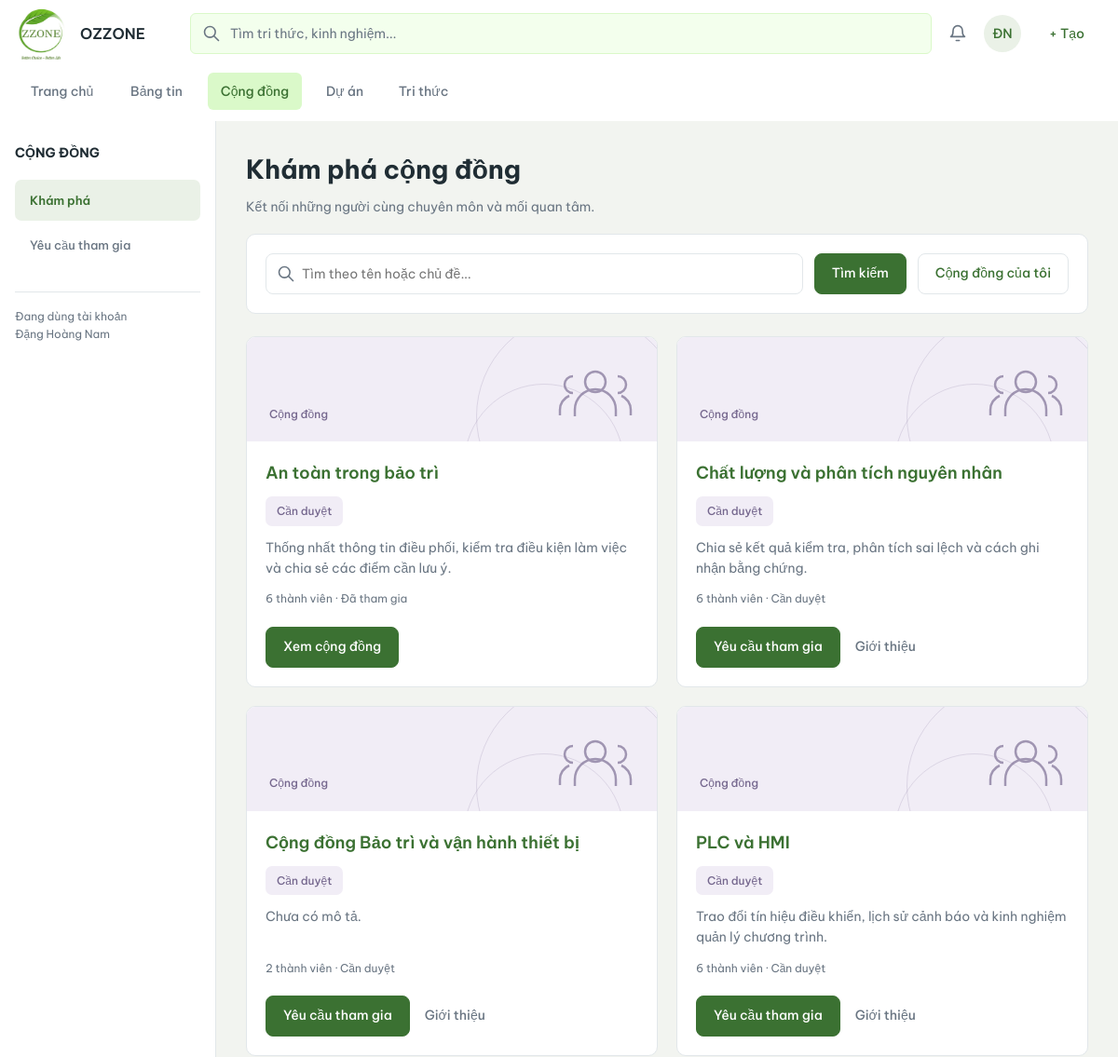
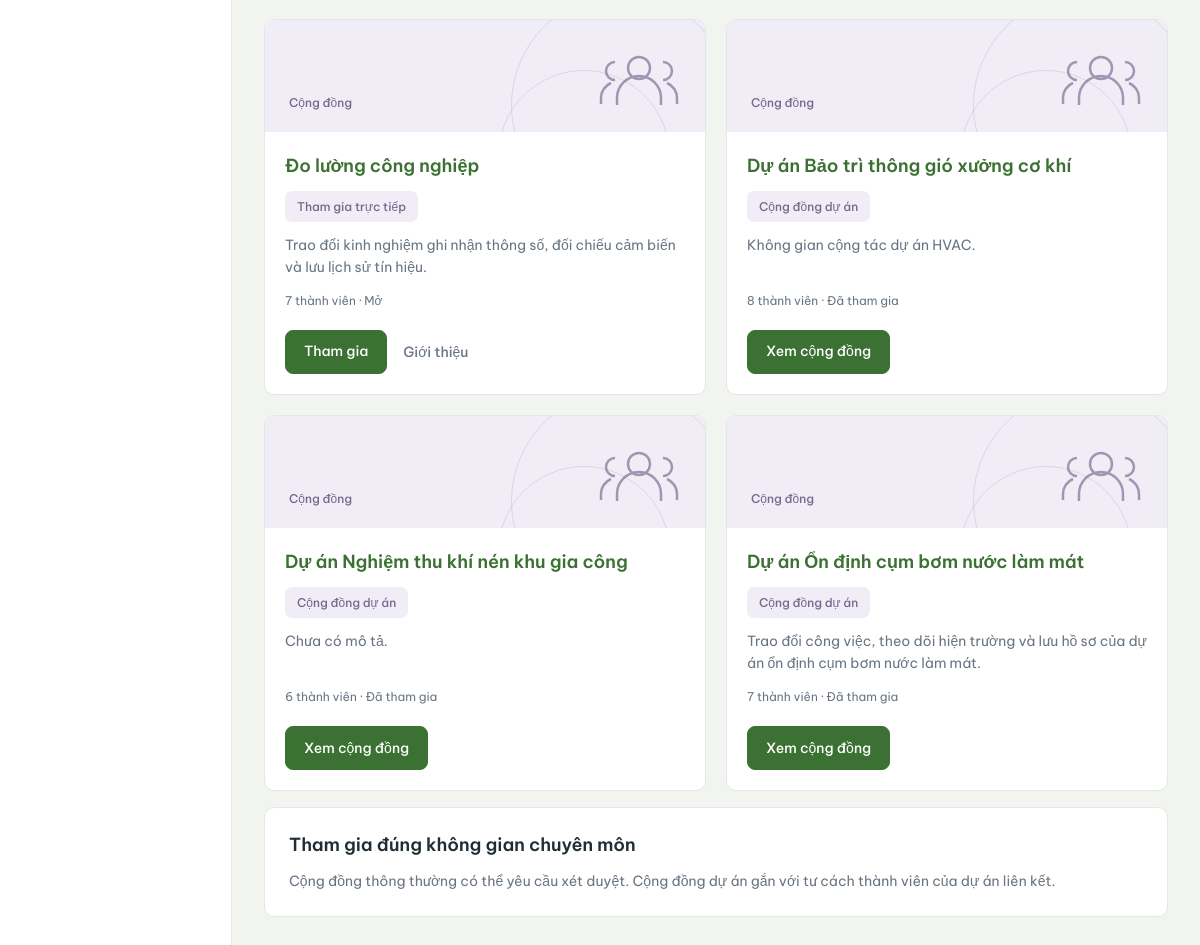
Page /cong-dong/ (signed in) on the committed database (2 pictures, top to bottom).
### projectp/models.py (models this page shows, shortened)
class SoftDeleted(TimeStamped):
    da_xoa_mem = models.BooleanField(default=False, db_column="da_xoa")
    ngay_xoa = models.DateTimeField(null=True, blank=True)
    nguoi_xoa = models.ForeignKey(
        USER,
        null=True,
        blank=True,
        on_delete=models.PROTECT,
        related_name='+',
        db_column='nguoi_xoa',
    )
    class Meta:
        abstract = True

class CongDong(SoftDeleted):
    class Type(models.TextChoices):
        GENERAL = "chung", "Thông thường"
        PROJECT = "du_an", "Cộng đồng dự án"
    class JoinRule(models.TextChoices):
        OPEN = "truc_tiep", "Tham gia trực tiếp"
        APPROVAL = "cho_duyet", "Cần duyệt yêu cầu"
        PROJECT_MANAGED = "theo_du_an", "Quản lý qua thành viên dự án"
    ma_cong_dong = models.BigAutoField(primary_key=True)
    ten_cong_dong = models.CharField(max_length=200)
    chu_de = models.CharField("Chủ đề", max_length=150, blank=True)
    mo_ta = models.TextField(blank=True)
    loai_cong_dong = models.CharField(max_length=30, choices=Type.choices, default=Type.GENERAL)
    pham_vi_truy_cap = models.CharField(
        max_length=30,
        choices=[('noi_bo', 'Toàn công ty'), ('thanh_vien', 'Chỉ thành viên')],
        default='noi_bo',
    )
    quy_tac_tham_gia = models.CharField(max_length=30, choices=JoinRule.choices, default=JoinRule.APPROVAL)
    nguoi_tao = models.ForeignKey(USER, on_delete=models.PROTECT, related_name='+', db_column='nguoi_tao')
    class Meta:
        db_table = "CONG_DONG"
        constraints = [
            models.CheckConstraint(
                condition=(
                    Q(loai_cong_dong='du_an', quy_tac_tham_gia='theo_du_an')
                    | Q(loai_cong_dong='chung') & ~Q(quy_tac_tham_gia='theo_du_an')
                ),
                name='ck_com_join_rule',
            ),
        ]

### communities/views/uc_com_01_kham_pha.py (the view)
# urls.py: path("", views.community_list, name="list"),
@login_required
@can_doi_mat_khau
@handled
def community_list(request):
    q = request.GET.get("q", "").strip()[:150]
    chi_cua_toi = request.GET.get("mine") == "1"
    ds = cong_dong_xem_duoc(request.user, include_project_introductions=True).annotate(
        so_thanh_vien=Count("thanh_vien", filter=Q(thanh_vien__trang_thai=MemberStatus.ACTIVE, thanh_vien__ket_thuc_luc__isnull=True, thanh_vien__nguoi_dung__is_active=True))
    )
    for word in q.split():
        ds = ds.filter(
            Q(ten_cong_dong__icontains=word) | Q(chu_de__icontains=word) | Q(mo_ta__icontains=word)
        )
    trang_thai_cua_toi = dict(
        ThanhVienCongDong.objects.filter(nguoi_dung=request.user).values_list("cong_dong_id", "trang_thai")
    )
    active_ids = set(active_community_memberships(request.user).values_list("cong_dong_id", flat=True))
    dang_cho = set(
        YeuCauThamGia.objects.filter(nguoi_dung=request.user, trang_thai=YeuCauThamGia.Status.PENDING)
        .values_list("cong_dong_id", flat=True)
    )
    cards = []
    for c in ds.order_by("loai_cong_dong", "ten_cong_dong"):
        st = trang_thai_cua_toi.get(c.pk)
        if c.pk in active_ids:
            state = "member"
        elif c.pk in dang_cho:
            state = "pending"
        elif st == MemberStatus.SUSPENDED:
            state = "suspended"
        else:
            state = "none"
        if chi_cua_toi and state != "member":
            continue
        cards.append({"c": c, "state": state,
                      "introduction_only": c.loai_cong_dong == CongDong.Type.PROJECT and state != "member"})
    context = {"cards": cards, "q": q, "mine": chi_cua_toi}
    context.update(sidebar(request, "explore"))
    return render(request, "communities/list.html", context)

### communities/templates/communities/list.html (shortened to what this page needs)
{% extends "communities/_base.html" %}
{% block content %}
<div class="oz-page">
  <h1 class="oz-page-title">Khám phá cộng đồng</h1>
  <p class="oz-page-lead">Kết nối những người cùng chuyên môn và mối quan tâm.</p>
  <form method="get" class="oz-searchbar" role="search">
    <span class="oz-field-search">
      <input class="oz-input" type="search" name="q" value="{{ q }}" maxlength="150" placeholder="Tìm theo tên hoặc chủ đề..." aria-label="Tìm cộng đồng">
    </span>
    <button class="oz-btn oz-btn-primary" type="submit">Tìm kiếm</button>
    {% if mine %}
      <a class="oz-btn oz-btn-primary" href="{% url 'communities:list' %}{% if q %}?q={{ q|urlencode }}{% endif %}">Cộng đồng của tôi ✓</a>
    {% else %}
      <a class="oz-btn" href="?mine=1{% if q %}&q={{ q|urlencode }}{% endif %}">Cộng đồng của tôi</a>
    {% endif %}
  </form>
  {% if cards %}
  <div class="cm-grid">
    {% for item in cards %}{% with c=item.c %}
    <article class="cm-card oz-space-card">
      {% include "includes/space_cover.html" with cover_label="Cộng đồng" cover_kind="community" %}
      <div class="cm-card-body">
        <h2 class="cm-card-title"><a href="{% if item.introduction_only %}{% url 'communities:about' c.pk %}{% else %}{% url 'communities:detail' c.pk %}{% endif %}">{{ c.ten_cong_dong }}</a></h2>
        <p class="cm-kicker">{% if c.loai_cong_dong == 'du_an' %}Cộng đồng dự án{% elif c.quy_tac_tham_gia == 'truc_tiep' %}Tham gia trực tiếp{% else %}Cần duyệt{% endif %}</p>
        <p class="cm-desc">{{ c.mo_ta|default:"Chưa có mô tả."|truncatechars:120 }}</p>
        {% if item.introduction_only %}
        <p class="cm-meta">Giới thiệu toàn công ty</p>
        {% else %}
        <p class="cm-meta">{{ c.so_thanh_vien }} thành viên ·
          {% if item.state == 'member' %}Đã tham gia{% elif item.state == 'pending' %}Yêu cầu đang chờ{% elif item.state == 'suspended' %}Đang tạm dừng{% elif c.loai_cong_dong == 'du_an' %}Theo tư cách dự án{% elif c.quy_tac_tham_gia == 'truc_tiep' %}Mở{% else %}Cần duyệt{% endif %}
        </p>
        {% endif %}
        <div class="cm-card-actions">
          {% if item.introduction_only %}
            <a class="oz-btn oz-btn-primary" href="{% url 'communities:about' c.pk %}">Xem giới thiệu</a>
          {% elif item.state == 'none' and c.loai_cong_dong == 'chung' %}
            {% if c.quy_tac_tham_gia == 'truc_tiep' %}
              <form method="post" action="{% url 'communities:join' c.pk %}" class="oz-inline-form">{% csrf_token %}<button class="oz-btn oz-btn-primary" type="submit">Tham gia</button></form>
            {% else %}
              <a class="oz-btn oz-btn-primary" href="{% url 'communities:detail' c.pk %}#yeu-cau">Yêu cầu tham gia</a>
            {% endif %}
            <a class="oz-link oz-muted" href="{% url 'communities:about' c.pk %}">Giới thiệu</a>
          {% else %}
            <a class="oz-btn oz-btn-primary" href="{% url 'communities:detail' c.pk %}">Xem cộng đồng</a>
          {% endif %}
        </div>
      </div>
    </article>
    {% endwith %}{% endfor %}
  </div>
  {% else %}
    <div class="oz-card"><p class="oz-empty">Không có cộng đồng phù hợp{% if q %} với “{{ q }}”{% endif %}. Hãy thử từ khóa khác.</p></div>
  {% endif %}
  <section class="oz-card" style="margin-top:16px">
    <h2 class="oz-card-title">Tham gia đúng không gian chuyên môn</h2>
    <p class="oz-muted" style="margin:0">Cộng đồng thông thường có thể yêu cầu xét duyệt. Cộng đồng dự án gắn với tư cách thành viên của dự án liên kết.</p>
  </section>
</div>
{% endblock %}

### communities/templates/communities/_base.html (shortened to what this page needs)
{% extends "base.html" %}
{% load ozzone_names %}
{% load static %}
{% block extra_css %}
<link rel="stylesheet" href="{% static 'ozzone/components.css' %}">
<link rel="stylesheet" href="{% static 'communities/communities.css' %}">
<link rel="stylesheet" href="{% static 'communities/responsive.css' %}?v=20261113-context">
<link rel="stylesheet" href="{% static 'ozzone/workspace.css' %}?v=20261116-image-sizing">
{% endblock %}
{% block main_class %}cm-main{% endblock %}
{% block sidebar %}
<aside class="oz-sidebar cm-sidebar oz-module-sidebar" aria-label="Điều hướng cộng đồng">
  <h2 class="oz-module-title">Cộng đồng</h2>
  <nav class="oz-module-nav" aria-label="Mục chung của cộng đồng">
    <a class="oz-side-link {% if active_side == 'explore' %}is-active{% endif %}"
       href="{% url 'communities:list' %}"{% if active_side == 'explore' %} aria-current="page"{% endif %}>Khám phá</a>
    <a class="oz-side-link {% if active_side == 'requests' %}is-active{% endif %}"
       href="{% url 'communities:requests' %}"{% if active_side == 'requests' %} aria-current="page"{% endif %}>
      <span>Yêu cầu tham gia</span>{% if side_pending %}<span class="oz-count" aria-label="{{ side_pending }} yêu cầu chờ duyệt">{{ side_pending }}</span>{% endif %}
    </a>
  </nav>
  <p class="oz-sidebar-foot">Đang dùng tài khoản<br>{{ request.user|ho_ten }}</p>
</aside>
{% endblock %}

### templates/base.html (shortened to what this page needs)
{% load ozzone_names %}
{% load static %}
{% url 'core:home' as home_url %}
{% url 'social:feed' as feed_url %}
{% url 'communities:list' as communities_url %}
{% url 'projects:list' as projects_url %}
{% url 'knowledge:list' as knowledge_url %}
{% url 'knowledge:search' as search_url %}
{% url 'notifications:list' as notices_url %}
{% url 'accounts:profile' as profile_url %}
{% url 'accounts:login' as login_url %}
{% url 'accounts:logout' as logout_url %}
{% url 'admin:index' as admin_url %}
{% url 'admin:login' as admin_login_url %}
{% url 'social:create' as create_post_url %}
{% url 'admin:projectp_congdong_add' as create_community_url %}
{% url 'projects:create' as create_project_url %}
{% url 'knowledge:create' as create_knowledge_url %}
{% firstof home_url projects_url as landing_url %}
{% firstof active_nav request.resolver_match.app_name as current_app %}
<!DOCTYPE html>
<html lang="vi">
<head>
    <link rel="stylesheet" href="{% static 'ozzone/post_attachments.css' %}?v=attachment-controls">
    <link rel="stylesheet" href="{% static 'ozzone/confirmation.css' %}">
    {% block extra_css %}{% endblock %}
</head>
<body>
    <header class="oz-header">
        <a
            class="oz-brand"
            href="{{ landing_url }}"
            aria-label="OZZONE"
        >
            <span class="oz-logo">
                <img
                    src="{% static 'ozzone/logo.jpg' %}"
                    alt=""
                >
            </span>
            <span class="oz-brand-text">OZZONE</span>
        </a>
        <nav class="oz-nav" aria-label="Điều hướng chính">
            {% if home_url %}
                <a
                    class="oz-nav-item"
                    href="{{ home_url }}"
                >
                    Trang chủ
                </a>
            {% endif %}
            {% if feed_url %}
                <a
                    class="oz-nav-item"
                    href="{{ feed_url }}"
                >
                    Bảng tin
                </a>
            {% endif %}
            {% if communities_url %}
                <a
                    class="oz-nav-item"
                    href="{{ communities_url }}"
                    {% if current_app == 'communities' %}
                        aria-current="page"
                    {% endif %}
                >
                    Cộng đồng
                </a>
            {% endif %}
            {% if projects_url %}
                <a
                    class="oz-nav-item"
                    href="{{ projects_url }}"
                >
                    Dự án
                </a>
            {% else %}
                <span class="oz-nav-item" aria-disabled="true">
                    Dự án
                </span>
            {% endif %}
            {% if knowledge_url %}
                <a
                    class="oz-nav-item"
                    href="{{ knowledge_url }}"
                >
                    Tri thức
                </a>
            {% endif %}
        </nav>
        <form
            class="oz-search"
            method="get"
            {% if search_url %}
                action="{{ search_url }}"
            {% endif %}
        >
            <input
                type="search"
                name="q"
                placeholder="Tìm tri thức, kinh nghiệm..."
                aria-label="Tìm tri thức, kinh nghiệm"
            >
        </form>
        <a
            class="oz-bell"
            aria-label="Thông báo"
            {% if notices_url %}
                href="{{ notices_url }}"
            {% else %}
                aria-disabled="true"
                title="Thông báo đang được tích hợp"
            {% endif %}
        >
        </a>
        {% if request.user.is_authenticated %}
            <details class="oz-menu">
                <summary
                    class="oz-avatar"
                    aria-label="Tài khoản {{ request.user.username }}"
                >
                    {% if request.user.first_name or request.user.last_name %}
                        {{ request.user.last_name|first|upper }}{{ request.user.first_name|first|upper }}
                    {% else %}
                        {{ request.user.username|slice:':2'|upper }}
                    {% endif %}
                </summary>
            </details>
            <details class="oz-menu">
                <summary class="oz-create">+ Tạo</summary>
            </details>
        {% endif %}
    </header>
    <div class="oz-layout">
        {% block sidebar %}{% endblock %}
        <main
            id="main-content"
            class="oz-main {% block main_class %}{% endblock %}"
        >
            {% block content %}{% endblock %}
        </main>
    </div>
</body>
</html>

### templates/includes/space_cover.html
<div class="oz-space-cover" aria-hidden="true">
    <span>{{ cover_label }}</span>
    <svg viewBox="0 0 96 72" fill="none" stroke="currentColor" stroke-width="2.5">
        {% if cover_kind == 'community' %}
            <circle cx="48" cy="23" r="11"/>
            <path d="M26 60v-7a22 22 0 0 1 44 0v7M24 17a9 9 0 0 0 0 18M72 17a9 9 0 0 1 0 18M10 59v-6a16 16 0 0 1 10-15M86 59v-6a16 16 0 0 0-10-15"/>
        {% else %}
            <path d="M13 59V17h27l8 9h35v33H13ZM13 26h35M30 39h36M30 49h25"/>
        {% endif %}
    </svg>
</div>

### rows in the picture
CongDong: cover_label "Cộng đồng", c.ten_cong_dong "An toàn trong bảo trì", loai_cong_dong "Cần duyệt", c.mo_ta "Thống nhất thông tin điều phối, kiểm tra điều kiện làm việc và chia sẻ các điểm cần lưu ý.", c.so_thanh_vien "6", shows "Đã tham gia", shows "Xem cộng đồng"
CongDong: cover_label "Cộng đồng", c.ten_cong_dong "Chất lượng và phân tích nguyên nhân", loai_cong_dong "Cần duyệt", c.mo_ta "Chia sẻ kết quả kiểm tra, phân tích sai lệch và cách ghi nhận bằng chứng.", c.so_thanh_vien "6"
CongDong: cover_label "Cộng đồng", c.ten_cong_dong "Cộng đồng Bảo trì và vận hành thiết bị", loai_cong_dong "Cần duyệt", c.mo_ta "Chưa có mô tả.", c.so_thanh_vien "2"
CongDong: cover_label "Cộng đồng", c.ten_cong_dong "PLC và HMI", loai_cong_dong "Cần duyệt", c.mo_ta "Trao đổi tín hiệu điều khiển, lịch sử cảnh báo và kinh nghiệm quản lý chương trình.", c.so_thanh_vien "6"
CongDong: cover_label "Cộng đồng", c.ten_cong_dong "Đo lường công nghiệp", loai_cong_dong "Tham gia trực tiếp", c.mo_ta "Trao đổi kinh nghiệm ghi nhận thông số, đối chiếu cảm biến và lưu lịch sử tín hiệu.", c.so_thanh_vien "7"
CongDong: cover_label "Cộng đồng", c.ten_cong_dong "Dự án Bảo trì thông gió xưởng cơ khí", loai_cong_dong "Cộng đồng dự án", c.mo_ta "Không gian cộng tác dự án HVAC.", c.so_thanh_vien "8", shows "Đã tham gia", shows "Xem cộng đồng"
CongDong: cover_label "Cộng đồng", c.ten_cong_dong "Dự án Nghiệm thu khí nén khu gia công", loai_cong_dong "Cộng đồng dự án", c.mo_ta "Chưa có mô tả.", c.so_thanh_vien "6", shows "Đã tham gia", shows "Xem cộng đồng"
CongDong: cover_label "Cộng đồng", c.ten_cong_dong "Dự án Ổn định cụm bơm nước làm mát", loai_cong_dong "Cộng đồng dự án", c.mo_ta "Trao đổi công việc, theo dõi hiện trường và lưu hồ sơ của dự án ổn định cụm bơm nước làm mát.", c.so_thanh_vien "7", shows "Đã tham gia", shows "Xem cộng đồng"

### other values in the picture
{{ request.user.last_name|first|upper }} "Đ"
{{ request.user.first_name|first|upper }} "N"
{{ request.user|ho_ten }} "Đặng Hoàng Nam"
